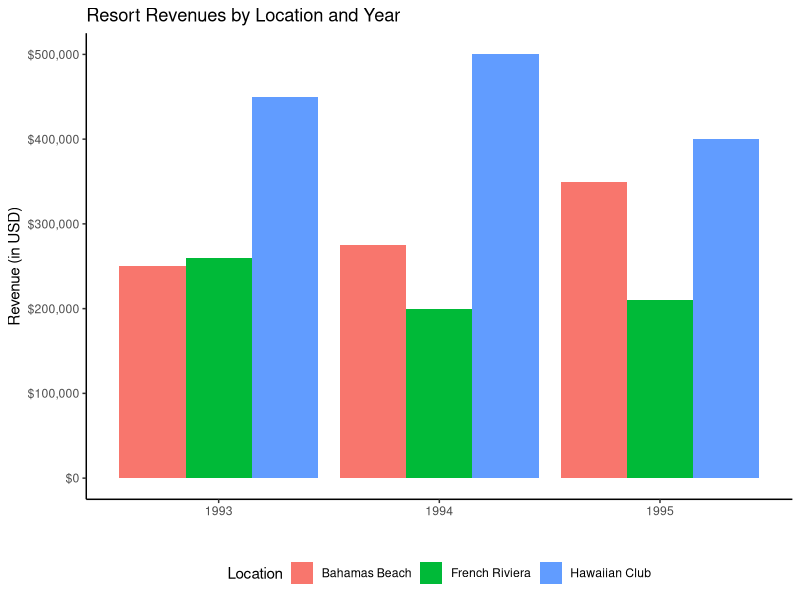
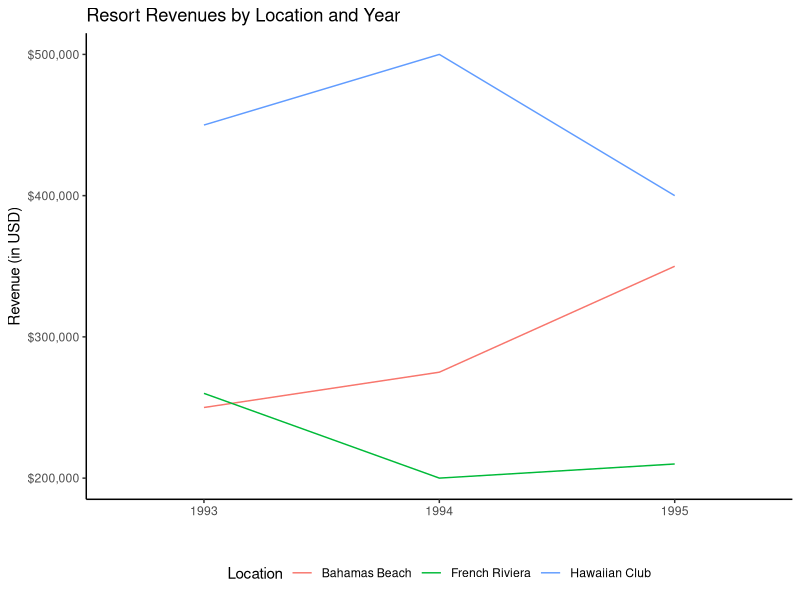
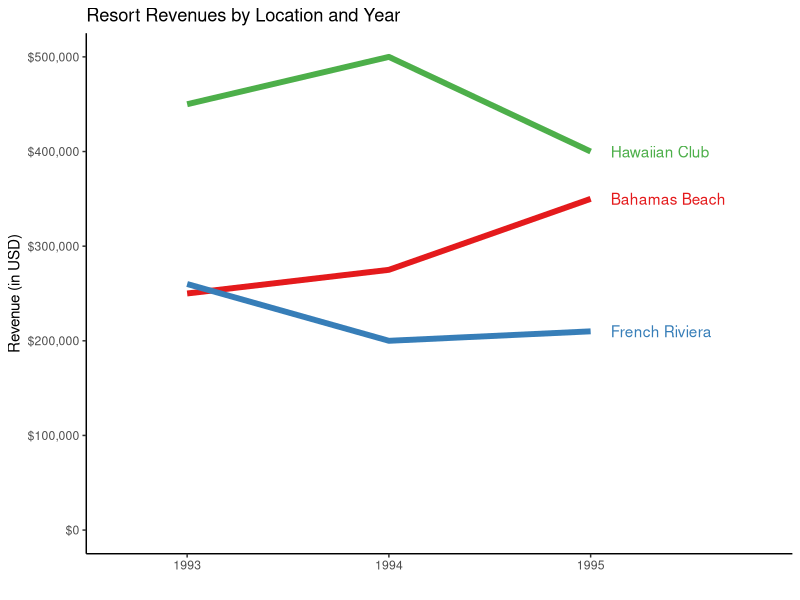
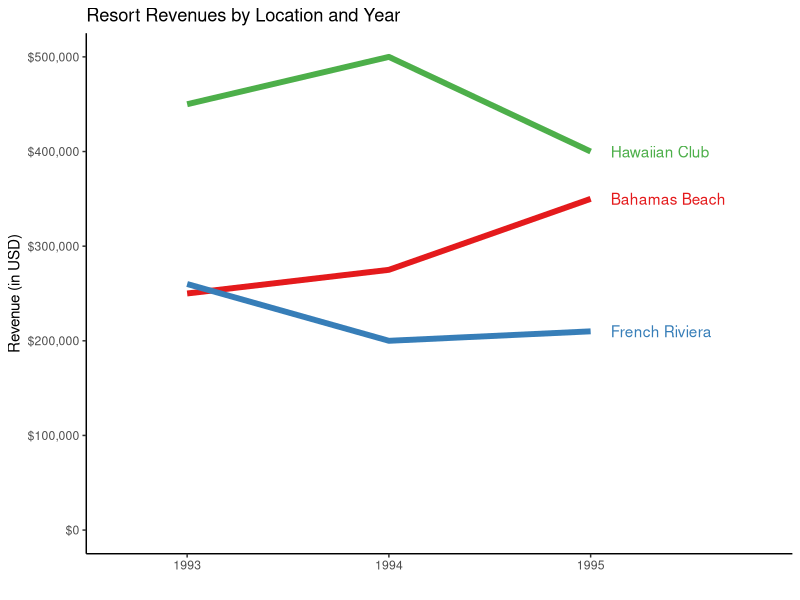
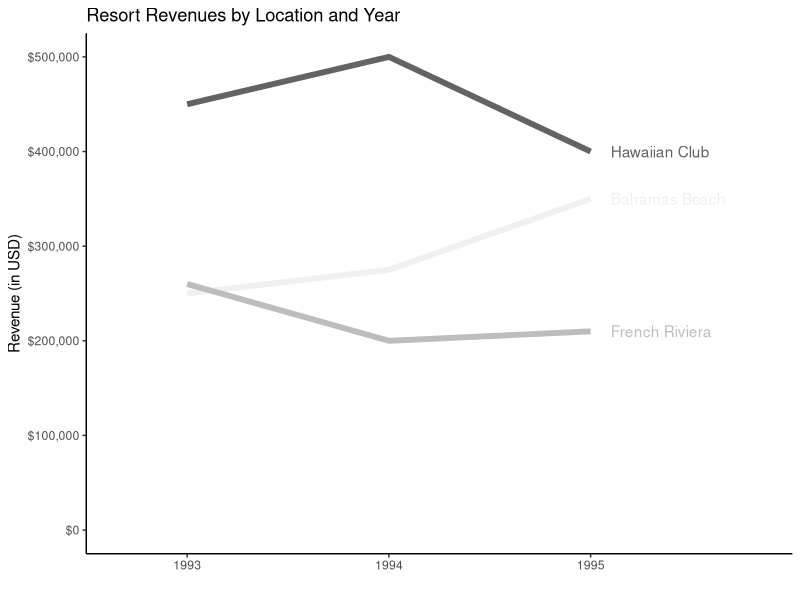

These charts were generated, in order, by the following R code:
library(ggplot2)

dataChallenge <- data.frame(
  Location = rep(c("Bahamas Beach", "French Riviera", "Hawaiian Club"), each = 3),
  Fiscal_Year = rep(c("FY93", "FY94", "FY95"), times = 3),
  Revenue = c(
    250000, 275000, 350000,  # Bahamas Beach (FY93, FY94, FY95)
    260000, 200000, 210000,  # French Riviera (FY93, FY94, FY95)
    450000, 500000, 400000   # Hawaiian Club (FY93, FY94, FY95)
  )
)

ggplot(dataChallenge, aes(x = Fiscal_Year, y = Revenue, fill = Location)) +
  geom_bar(stat = "identity", position = position_dodge()) +
  labs(
    title = "Resort Revenues by Location and Year",
    x = "",
    y = "Revenue (in USD)"
  ) +
  scale_y_continuous(labels = scales::dollar) +
  scale_x_discrete(labels = c("1993", "1994", "1995")) +
  theme_classic() +
  theme(legend.position = "bottom")


ggplot(dataChallenge, aes(x = Fiscal_Year, y = Revenue, color = Location,
                          group = Location)) +
  geom_line() +
  labs(
    title = "Resort Revenues by Location and Year",
    x = "",
    y = "Revenue (in USD)"
  ) +
  scale_y_continuous(labels = scales::dollar) +
  scale_x_discrete(labels = c("1993", "1994", "1995"),
                   expand = expansion(add = c(0.5, 0.5))) +
  theme_classic() +
  theme(legend.position = "bottom")


ggplot(dataChallenge, aes(x = Fiscal_Year, y = Revenue, color = Location,
                          group = Location)) +
  geom_line(size = 2) +
  geom_text(data = dataChallenge[dataChallenge$Fiscal_Year == "FY95", ],
            aes(label = Location), hjust = 0, nudge_x = 0.1, nudge_y = 0) +
  labs(
    title = "Resort Revenues by Location and Year",
    x = "",
    y = "Revenue (in USD)"
  ) +
  scale_y_continuous(labels = scales::dollar, limits = c(0, 500000)) +
  scale_x_discrete(labels = c("1993", "1994", "1995"), 
                   expand = expansion(add = c(0.5, 1))) +
  theme_classic() +
  theme(legend.position = "none")  +
  scale_color_brewer(palette = "Set1")


ggplot(dataChallenge, aes(x = Fiscal_Year, y = Revenue, color = Location,
                          group = Location)) +
  geom_line(size = 2) +
  geom_text(data = dataChallenge[dataChallenge$Fiscal_Year == "FY95", ],
            aes(label = Location), hjust = 0, nudge_x = 0.1, nudge_y = 0) +
  labs(
    title = "Resort Revenues by Location and Year",
    x = "",
    y = "Revenue (in USD)"
  ) +
  scale_y_continuous(labels = scales::dollar, limits = c(0, 500000)) +
  scale_x_discrete(labels = c("1993", "1994", "1995"), 
                   expand = expansion(add = c(0.5, 1))) +
  theme_classic() +
  theme(legend.position = "none")  +
  scale_color_brewer(palette = "Set1")
  
  
ggplot(dataChallenge, aes(x = Fiscal_Year, y = Revenue, color = Location,
                          group = Location)) +
  geom_line(size = 2) +
  geom_text(data = dataChallenge[dataChallenge$Fiscal_Year == "FY95", ],
            aes(label = Location), hjust = 0, nudge_x = 0.1, nudge_y = 0) +
  labs(
    title = "Resort Revenues by Location and Year",
    x = "",
    y = "Revenue (in USD)"
  ) +
  scale_y_continuous(labels = scales::dollar, limits = c(0, 500000)) +
  scale_x_discrete(labels = c("1993", "1994", "1995"), 
                   expand = expansion(add = c(0.5, 1))) +
  theme_classic() +
  theme(legend.position = "none") +
  scale_color_brewer(palette = "Greys")
